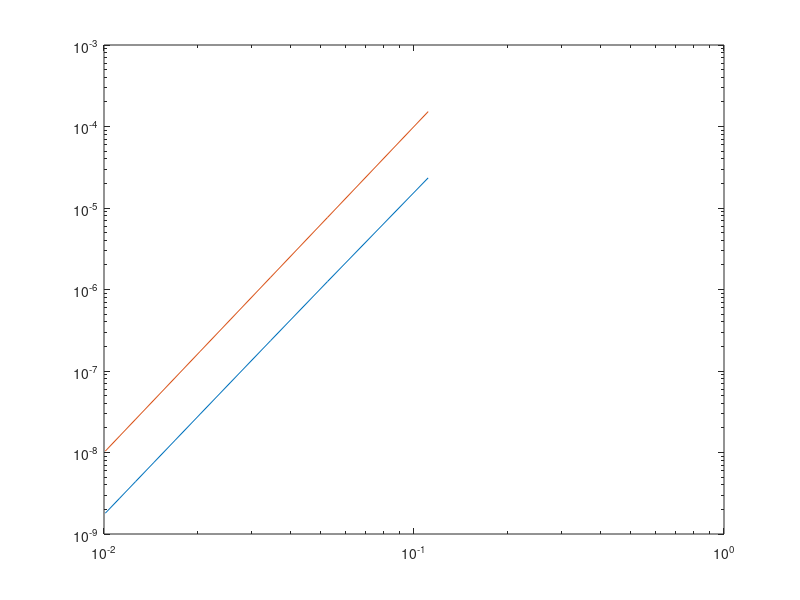

The MATLAB script that drew this image:
clc; clear all; close all
NN=10:10:100;
err=[];hh=[];
for i=1:length(NN)
    N=NN(i);
    x=linspace(0,1,N)';
    h=x(2)-x(1);

    y=cos(x)+x.^2-3;
    dye=-sin(x)+2*x;

    P=diag(4/6*ones(N,1))+diag(1/6*ones(N-1,1),1)+diag(1/6*ones(N-1,1),-1);
    P=sparse(P);

    a=-103/72; b=91/36; c=-7/4; d=29/36; e=-11/72;
    Q=(diag(ones(N-1,1),1)-diag(ones(N-1,1),-1))/2;
    Q(1,1)=a;
    Q(1,2)=b;
    Q(1,3)=c;
    Q(1,4)=d;
    Q(1,5)=e;
    Q(end,end)=-a;
    Q(end,end-1)=-b;
    Q(end,end-2)=-c;
    Q(end,end-3)=-d;
    Q(end,end-4)=-e;
    Q=sparse(Q)/h;

    w=Q*y;
    dy=P\w;

    err=[err norm(dy-dye)];
    hh=[hh h];
end

figure(1)
loglog(hh,err,hh,hh.^4)
